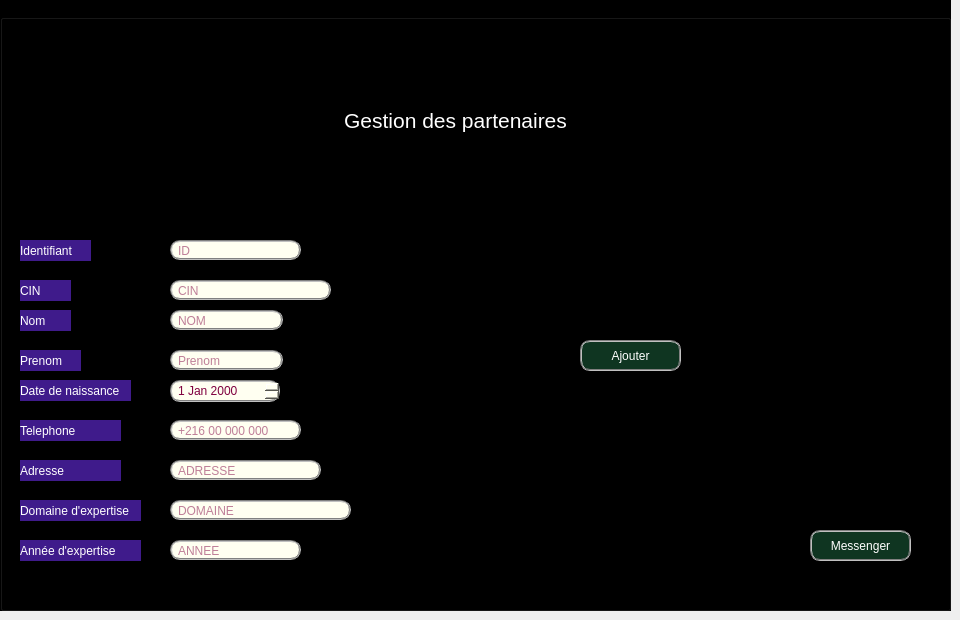
     <widget class="QWidget" name="tab_3">
      <attribute name="title">
       <string>Ajouter Partenaire</string>
      </attribute>
      <widget class="QGroupBox" name="groupBox_2">
       <property name="geometry">
        <rect>
         <x>0</x>
         <y>0</y>
         <width>951</width>
         <height>611</height>
        </rect>
       </property>
       <property name="minimumSize">
        <size>
         <width>0</width>
         <height>0</height>
        </size>
       </property>
       <property name="styleSheet">
        <string notr="true">


background-color: rgb(0, 0, 0);</string>
       </property>
       <property name="title">
        <string>Ajout</string>
       </property>
       <widget class="QLabel" name="label_6">
        <property name="geometry">
         <rect>
          <x>20</x>
          <y>240</y>
          <width>71</width>
          <height>21</height>
         </rect>
        </property>
        <property name="styleSheet">
         <string notr="true">color: rgb(255, 255, 255);
background-color: rgb(63, 27, 139);</string>
        </property>
        <property name="text">
         <string>Identifiant</string>
        </property>
       </widget>
       <widget class="QLabel" name="label_7">
        <property name="geometry">
         <rect>
          <x>20</x>
          <y>310</y>
          <width>51</width>
          <height>21</height>
         </rect>
        </property>
        <property name="styleSheet">
         <string notr="true">color: rgb(255, 255, 255);
background-color: rgb(63, 27, 139);</string>
        </property>
        <property name="text">
         <string>Nom</string>
        </property>
       </widget>
       <widget class="QLabel" name="label_8">
        <property name="geometry">
         <rect>
          <x>20</x>
          <y>350</y>
          <width>61</width>
          <height>21</height>
         </rect>
        </property>
        <property name="styleSheet">
         <string notr="true">color: rgb(255, 255, 255);
background-color: rgb(63, 27, 139);</string>
        </property>
        <property name="text">
         <string>Prenom</string>
        </property>
       </widget>
       <widget class="QLineEdit" name="le_id">
        <property name="geometry">
         <rect>
          <x>170</x>
          <y>240</y>
          <width>131</width>
          <height>20</height>
         </rect>
        </property>
        <property name="contextMenuPolicy">
         <enum>Qt::DefaultContextMenu</enum>
        </property>
        <property name="styleSheet">
         <string notr="true">color: #050505;
background-color: rgb(20, 70, 29);
    background-color: yellow;
border-image: url(:/images/button-hover.png) 16; 
color: rgb(127, 0, 63);
    background-color: rgb(255, 255, 241);
    selection-color: red
;                                    
    selection-background-color: rgb(191, 31, 127);
    border: 2px groove gray;
    border-radius: 10px;
    padding: 2px 4px;</string>
        </property>
        <property name="placeholderText">
         <string>ID</string>
        </property>
       </widget>
       <widget class="QLineEdit" name="le_nom_2">
        <property name="geometry">
         <rect>
          <x>170</x>
          <y>310</y>
          <width>113</width>
          <height>20</height>
         </rect>
        </property>
        <property name="contextMenuPolicy">
         <enum>Qt::DefaultContextMenu</enum>
        </property>
        <property name="styleSheet">
         <string notr="true">color: #050505;
background-color: rgb(20, 70, 29);
    background-color: yellow;
border-image: url(:/images/button-hover.png) 16; 
color: rgb(127, 0, 63);
    background-color: rgb(255, 255, 241);
    selection-color: red
;                                    
    selection-background-color: rgb(191, 31, 127);
    border: 2px groove gray;
    border-radius: 10px;
    padding: 2px 4px;</string>
        </property>
        <property name="text">
         <string/>
        </property>
        <property name="placeholderText">
         <string>NOM</string>
        </property>
       </widget>
       <widget class="QLineEdit" name="le_prenom_2">
        <property name="geometry">
         <rect>
          <x>170</x>
          <y>350</y>
          <width>113</width>
          <height>20</height>
         </rect>
        </property>
        <property name="styleSheet">
         <string notr="true">color: #050505;
background-color: rgb(20, 70, 29);
    background-color: yellow;
border-image: url(:/images/button-hover.png) 16; 
color: rgb(127, 0, 63);
    background-color: rgb(255, 255, 241);
    selection-color: red
;                                    
    selection-background-color: rgb(191, 31, 127);
    border: 2px groove gray;
    border-radius: 10px;
    padding: 2px 4px;</string>
        </property>
        <property name="placeholderText">
         <string>Prenom</string>
        </property>
       </widget>
       <widget class="QPushButton" name="pb_ajouter_2">
        <property name="geometry">
         <rect>
          <x>580</x>
          <y>340</y>
          <width>101</width>
          <height>31</height>
         </rect>
        </property>
        <property name="styleSheet">
         <string notr="true">

color: rgb(255, 255, 255);
background-color: rgb(26, 57, 40);
    background-color: rgb(15, 53, 33);
    selection-color: white;                                    
    selection-background-color: rgb(191, 31, 127);
    border: 2px groove gray;
    border-radius: 10px;
    padding: 2px 4px;</string>
        </property>
        <property name="text">
         <string>Ajouter</string>
        </property>
       </widget>
       <widget class="QLineEdit" name="le_cin_2">
        <property name="geometry">
         <rect>
          <x>170</x>
          <y>280</y>
          <width>161</width>
          <height>20</height>
         </rect>
        </property>
        <property name="styleSheet">
         <string notr="true">color: #050505;
background-color: rgb(20, 70, 29);
    background-color: yellow;
border-image: url(:/images/button-hover.png) 16; 
color: rgb(127, 0, 63);
    background-color: rgb(255, 255, 241);
    selection-color: red
;                                    
    selection-background-color: rgb(191, 31, 127);
    border: 2px groove gray;
    border-radius: 10px;
    padding: 2px 4px;</string>
        </property>
        <property name="placeholderText">
         <string>CIN</string>
        </property>
       </widget>
       <widget class="QLabel" name="label_9">
        <property name="geometry">
         <rect>
          <x>20</x>
          <y>280</y>
          <width>51</width>
          <height>21</height>
         </rect>
        </property>
        <property name="styleSheet">
         <string notr="true">color: rgb(255, 255, 255);
background-color: rgb(63, 27, 139);</string>
        </property>
        <property name="text">
         <string>CIN</string>
        </property>
       </widget>
       <widget class="QLabel" name="label_12">
        <property name="geometry">
         <rect>
          <x>20</x>
          <y>380</y>
          <width>111</width>
          <height>21</height>
         </rect>
        </property>
        <property name="styleSheet">
         <string notr="true">color: rgb(255, 255, 255);
background-color: rgb(63, 27, 139);</string>
        </property>
        <property name="text">
         <string>Date de naissance</string>
        </property>
       </widget>
       <widget class="QDateEdit" name="le_datnais">
        <property name="geometry">
         <rect>
          <x>170</x>
          <y>380</y>
          <width>110</width>
          <height>22</height>
         </rect>
        </property>
        <property name="styleSheet">
         <string notr="true">color: #050505;
background-color: rgb(20, 70, 29);
    background-color: yellow;
border-image: url(:/images/button-hover.png) 16; 
color: rgb(127, 0, 63);
    background-color: rgb(255, 255, 241);
    selection-color: red
;                                    
    selection-background-color: rgb(191, 31, 127);
    border: 2px groove gray;
    border-radius: 10px;
    padding: 2px 4px;</string>
        </property>
       </widget>
       <widget class="QLabel" name="label_14">
        <property name="geometry">
         <rect>
          <x>20</x>
          <y>420</y>
          <width>101</width>
          <height>21</height>
         </rect>
        </property>
        <property name="styleSheet">
         <string notr="true">color: rgb(255, 255, 255);
background-color: rgb(63, 27, 139);</string>
        </property>
        <property name="text">
         <string>Telephone </string>
        </property>
       </widget>
       <widget class="QLineEdit" name="le_num">
        <property name="geometry">
         <rect>
          <x>170</x>
          <y>420</y>
          <width>131</width>
          <height>20</height>
         </rect>
        </property>
        <property name="styleSheet">
         <string notr="true">color: #050505;
background-color: rgb(20, 70, 29);
    background-color: yellow;
border-image: url(:/images/button-hover.png) 16; 
color: rgb(127, 0, 63);
    background-color: rgb(255, 255, 241);
    selection-color: red
;                                    
    selection-background-color: rgb(191, 31, 127);
    border: 2px groove gray;
    border-radius: 10px;
    padding: 2px 4px;</string>
        </property>
        <property name="placeholderText">
         <string>+216 00 000 000</string>
        </property>
       </widget>
       <widget class="QLabel" name="label_16">
        <property name="geometry">
         <rect>
          <x>20</x>
          <y>460</y>
          <width>101</width>
          <height>21</height>
         </rect>
        </property>
        <property name="styleSheet">
         <string notr="true">color: rgb(255, 255, 255);
background-color: rgb(63, 27, 139);</string>
        </property>
        <property name="text">
         <string>Adresse</string>
        </property>
       </widget>
       <widget class="QLineEdit" name="le_adresse">
        <property name="geometry">
         <rect>
          <x>170</x>
          <y>460</y>
          <width>151</width>
          <height>20</height>
         </rect>
        </property>
        <property name="styleSheet">
         <string notr="true">color: #050505;
background-color: rgb(20, 70, 29);
    background-color: yellow;
border-image: url(:/images/button-hover.png) 16; 
color: rgb(127, 0, 63);
    background-color: rgb(255, 255, 241);
    selection-color: red
;                                    
    selection-background-color: rgb(191, 31, 127);
    border: 2px groove gray;
    border-radius: 10px;
    padding: 2px 4px;</string>
        </property>
        <property name="placeholderText">
         <string>ADRESSE</string>
        </property>
       </widget>
       <widget class="QLabel" name="label_17">
        <property name="geometry">
         <rect>
          <x>20</x>
          <y>500</y>
          <width>121</width>
          <height>21</height>
         </rect>
        </property>
        <property name="styleSheet">
         <string notr="true">color: rgb(255, 255, 255);
background-color: rgb(63, 27, 139);</string>
        </property>
        <property name="text">
         <string>Domaine d'expertise</string>
        </property>
       </widget>
       <widget class="QLineEdit" name="le_domaine">
        <property name="geometry">
         <rect>
          <x>170</x>
          <y>500</y>
          <width>181</width>
          <height>20</height>
         </rect>
        </property>
        <property name="styleSheet">
         <string notr="true">color: #050505;
background-color: rgb(20, 70, 29);
    background-color: yellow;
border-image: url(:/images/button-hover.png) 16; 
color: rgb(127, 0, 63);
    background-color: rgb(255, 255, 241);
    selection-color: red
;                                    
    selection-background-color: rgb(191, 31, 127);
    border: 2px groove gray;
    border-radius: 10px;
    padding: 2px 4px;</string>
        </property>
        <property name="placeholderText">
         <string>DOMAINE</string>
        </property>
       </widget>
       <widget class="QLabel" name="label_18">
        <property name="geometry">
         <rect>
          <x>200</x>
          <y>70</y>
          <width>511</width>
          <height>101</height>
         </rect>
        </property>
        <property name="minimumSize">
         <size>
          <width>15</width>
          <height>0</height>
         </size>
        </property>
        <property name="styleSheet">
         <string notr="true">color: rgb(255, 255, 255);</string>
        </property>
        <property name="text">
         <string>&lt;html&gt;&lt;head/&gt;&lt;body&gt;&lt;p align=&quot;center&quot;&gt;&lt;span style=&quot; font-size:16pt;&quot;&gt;Gestion des partenaires&lt;/span&gt;&lt;/p&gt;&lt;/body&gt;&lt;/html&gt;</string>
        </property>
        <property name="openExternalLinks">
         <bool>false</bool>
        </property>
       </widget>
       <widget class="QLabel" name="label_21">
        <property name="geometry">
         <rect>
          <x>20</x>
          <y>540</y>
          <width>121</width>
          <height>21</height>
         </rect>
        </property>
        <property name="styleSheet">
         <string notr="true">color: rgb(255, 255, 255);
background-color: rgb(63, 27, 139);</string>
        </property>
        <property name="text">
         <string>Année d'expertise</string>
        </property>
       </widget>
       <widget class="QLineEdit" name="le_duree">
        <property name="geometry">
         <rect>
          <x>170</x>
          <y>540</y>
          <width>131</width>
          <height>20</height>
         </rect>
        </property>
        <property name="styleSheet">
         <string notr="true">color: #050505;
background-color: rgb(20, 70, 29);
    background-color: yellow;
border-image: url(:/images/button-hover.png) 16; 
color: rgb(127, 0, 63);
    background-color: rgb(255, 255, 241);
    selection-color: red
;                                    
    selection-background-color: rgb(191, 31, 127);
    border: 2px groove gray;
    border-radius: 10px;
    padding: 2px 4px;</string>
        </property>
        <property name="placeholderText">
         <string>ANNEE</string>
        </property>
       </widget>
       <widget class="QPushButton" name="pb_Chat">
        <property name="geometry">
         <rect>
          <x>810</x>
          <y>530</y>
          <width>101</width>
          <height>31</height>
         </rect>
        </property>
        <property name="styleSheet">
         <string notr="true">

color: rgb(255, 255, 255);
background-color: rgb(26, 57, 40);
    background-color: rgb(15, 53, 33);
    selection-color: white;                                    
    selection-background-color: rgb(191, 31, 127);
    border: 2px groove gray;
    border-radius: 10px;
    padding: 2px 4px;</string>
        </property>
        <property name="text">
         <string>Messenger</string>
        </property>
       </widget>
      </widget>
     </widget>
